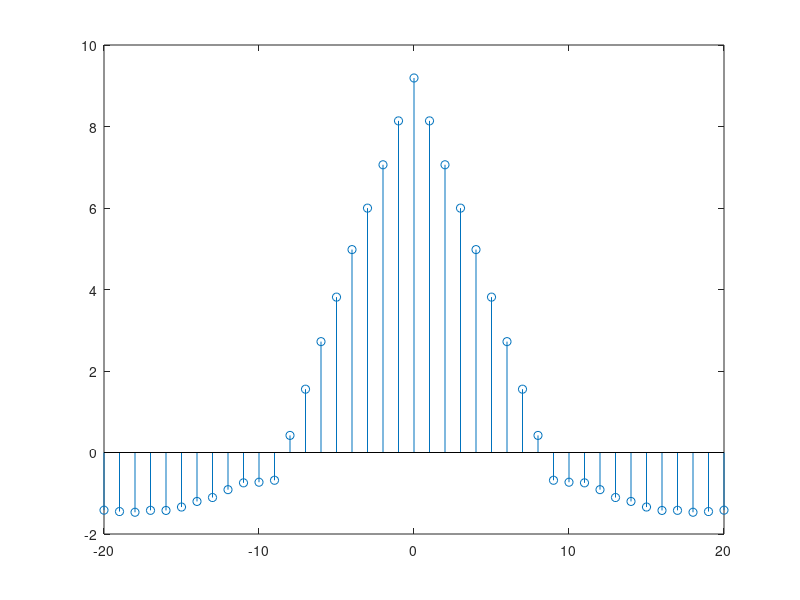
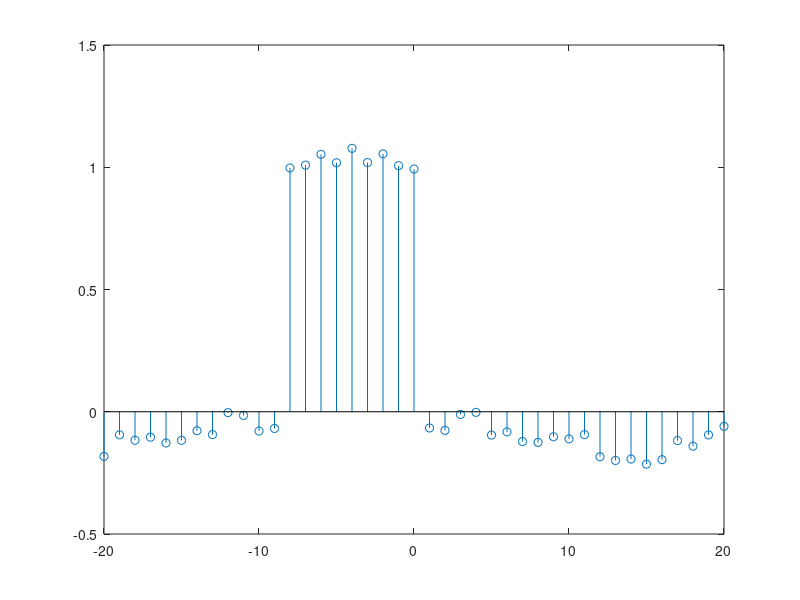
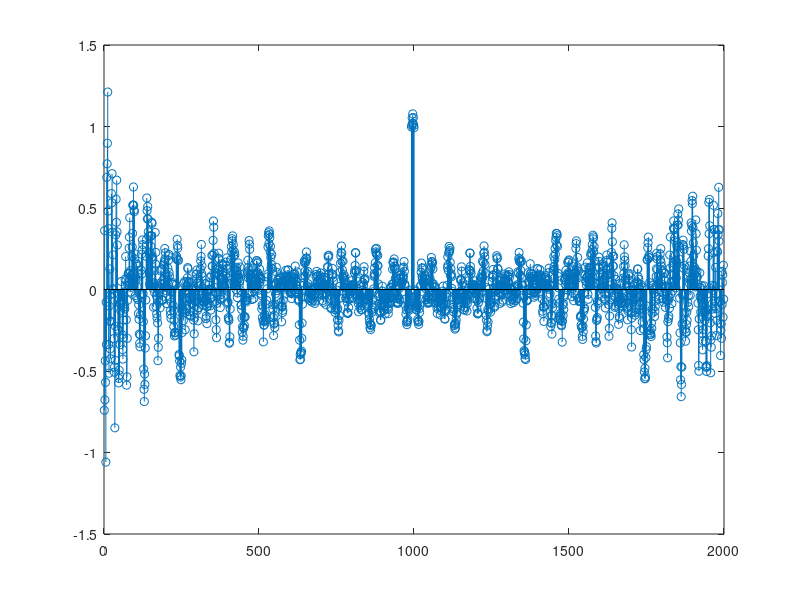

These charts were generated, in order, by the following MATLAB code:
clear all; close all; clc;

x = randn(1, 1000);
y = filter(ones(9,1),[1],x);
ycorr = xcorr(y, 'unbiased');
figure;
stem(-20:20, ycorr(980:1020))

% Part 3

xycorr = xcorr(x, y, 'unbiased');

figure;
stem(-20:20, xycorr(980:1020))
figure;
stem(xycorr)